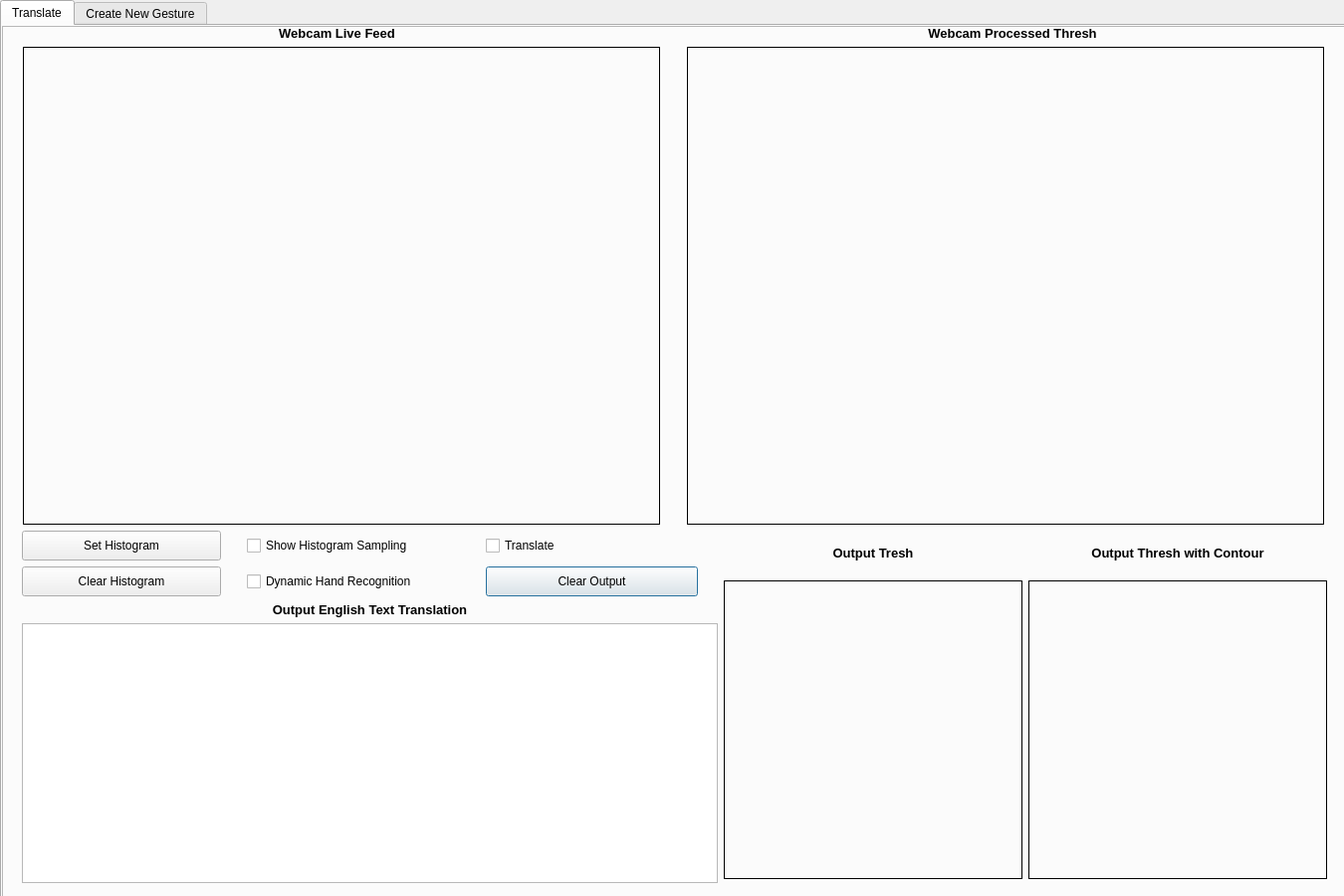
<?xml version="1.0" encoding="UTF-8"?>
<ui version="4.0">
 <class>Dialog</class>
 <widget class="QDialog" name="Dialog">
  <property name="geometry">
   <rect>
    <x>0</x>
    <y>0</y>
    <width>1350</width>
    <height>900</height>
   </rect>
  </property>
  <property name="minimumSize">
   <size>
    <width>1350</width>
    <height>870</height>
   </size>
  </property>
  <property name="windowTitle">
   <string>Dialog</string>
  </property>
  <widget class="QTabWidget" name="tabWidget">
   <property name="geometry">
    <rect>
     <x>0</x>
     <y>0</y>
     <width>1361</width>
     <height>911</height>
    </rect>
   </property>
   <property name="font">
    <font>
     <pointsize>9</pointsize>
    </font>
   </property>
   <property name="currentIndex">
    <number>0</number>
   </property>
   <widget class="QWidget" name="transTab">
    <attribute name="title">
     <string>Translate</string>
    </attribute>
    <widget class="QFrame" name="frame">
     <property name="geometry">
      <rect>
       <x>0</x>
       <y>0</y>
       <width>1350</width>
       <height>881</height>
      </rect>
     </property>
     <property name="minimumSize">
      <size>
       <width>1350</width>
       <height>870</height>
      </size>
     </property>
     <property name="frameShape">
      <enum>QFrame::StyledPanel</enum>
     </property>
     <property name="frameShadow">
      <enum>QFrame::Raised</enum>
     </property>
     <widget class="QWidget" name="verticalLayoutWidget">
      <property name="geometry">
       <rect>
        <x>0</x>
        <y>0</y>
        <width>1351</width>
        <height>871</height>
       </rect>
      </property>
      <layout class="QVBoxLayout" name="verticalLayout">
       <item>
        <layout class="QHBoxLayout" name="horizontalLayout_3">
         <item>
          <widget class="QLabel" name="label_1">
           <property name="font">
            <font>
             <pointsize>10</pointsize>
             <weight>75</weight>
             <bold>true</bold>
            </font>
           </property>
           <property name="text">
            <string>Webcam Live Feed</string>
           </property>
           <property name="alignment">
            <set>Qt::AlignCenter</set>
           </property>
          </widget>
         </item>
         <item>
          <widget class="QLabel" name="label_2">
           <property name="font">
            <font>
             <pointsize>10</pointsize>
             <weight>75</weight>
             <bold>true</bold>
            </font>
           </property>
           <property name="text">
            <string>Webcam Processed Thresh</string>
           </property>
           <property name="alignment">
            <set>Qt::AlignCenter</set>
           </property>
          </widget>
         </item>
        </layout>
       </item>
       <item>
        <layout class="QHBoxLayout" name="horizontalLayout_2">
         <item>
          <widget class="QLabel" name="videoDisplay">
           <property name="minimumSize">
            <size>
             <width>640</width>
             <height>480</height>
            </size>
           </property>
           <property name="maximumSize">
            <size>
             <width>640</width>
             <height>480</height>
            </size>
           </property>
           <property name="frameShape">
            <enum>QFrame::Box</enum>
           </property>
           <property name="text">
            <string/>
           </property>
          </widget>
         </item>
         <item>
          <widget class="QLabel" name="threshDisplay">
           <property name="minimumSize">
            <size>
             <width>640</width>
             <height>480</height>
            </size>
           </property>
           <property name="maximumSize">
            <size>
             <width>640</width>
             <height>480</height>
            </size>
           </property>
           <property name="frameShape">
            <enum>QFrame::Box</enum>
           </property>
           <property name="text">
            <string/>
           </property>
          </widget>
         </item>
        </layout>
       </item>
       <item>
        <layout class="QHBoxLayout" name="horizontalLayout_4">
         <item>
          <spacer name="horizontalSpacer_2">
           <property name="orientation">
            <enum>Qt::Horizontal</enum>
           </property>
           <property name="sizeType">
            <enum>QSizePolicy::Maximum</enum>
           </property>
           <property name="sizeHint" stdset="0">
            <size>
             <width>20</width>
             <height>40</height>
            </size>
           </property>
          </spacer>
         </item>
         <item>
          <layout class="QVBoxLayout" name="verticalLayout_2">
           <item>
            <layout class="QGridLayout" name="gridLayout_5">
             <item row="2" column="5">
              <widget class="QCheckBox" name="transCheckBox">
               <property name="font">
                <font>
                 <pointsize>9</pointsize>
                </font>
               </property>
               <property name="text">
                <string>Translate</string>
               </property>
              </widget>
             </item>
             <item row="3" column="5">
              <widget class="QPushButton" name="clearBtn">
               <property name="minimumSize">
                <size>
                 <width>200</width>
                 <height>30</height>
                </size>
               </property>
               <property name="font">
                <font>
                 <pointsize>9</pointsize>
                </font>
               </property>
               <property name="text">
                <string>Clear Output</string>
               </property>
              </widget>
             </item>
             <item row="3" column="1">
              <widget class="QPushButton" name="clrHistBtn">
               <property name="minimumSize">
                <size>
                 <width>200</width>
                 <height>30</height>
                </size>
               </property>
               <property name="font">
                <font>
                 <pointsize>9</pointsize>
                </font>
               </property>
               <property name="text">
                <string>Clear Histogram</string>
               </property>
              </widget>
             </item>
             <item row="2" column="1">
              <widget class="QPushButton" name="captureBtn">
               <property name="minimumSize">
                <size>
                 <width>200</width>
                 <height>30</height>
                </size>
               </property>
               <property name="maximumSize">
                <size>
                 <width>200</width>
                 <height>16777215</height>
                </size>
               </property>
               <property name="font">
                <font>
                 <pointsize>9</pointsize>
                </font>
               </property>
               <property name="text">
                <string>Set Histogram</string>
               </property>
              </widget>
             </item>
             <item row="3" column="6">
              <spacer name="horizontalSpacer_3">
               <property name="orientation">
                <enum>Qt::Horizontal</enum>
               </property>
               <property name="sizeType">
                <enum>QSizePolicy::Maximum</enum>
               </property>
               <property name="sizeHint" stdset="0">
                <size>
                 <width>20</width>
                 <height>20</height>
                </size>
               </property>
              </spacer>
             </item>
             <item row="3" column="3">
              <widget class="QCheckBox" name="handCheckBox">
               <property name="font">
                <font>
                 <pointsize>9</pointsize>
                </font>
               </property>
               <property name="text">
                <string>Dynamic Hand Recognition</string>
               </property>
              </widget>
             </item>
             <item row="3" column="2">
              <spacer name="horizontalSpacer">
               <property name="orientation">
                <enum>Qt::Horizontal</enum>
               </property>
               <property name="sizeType">
                <enum>QSizePolicy::Maximum</enum>
               </property>
               <property name="sizeHint" stdset="0">
                <size>
                 <width>20</width>
                 <height>20</height>
                </size>
               </property>
              </spacer>
             </item>
             <item row="2" column="3">
              <widget class="QCheckBox" name="histCheckBox">
               <property name="font">
                <font>
                 <pointsize>9</pointsize>
                </font>
               </property>
               <property name="text">
                <string>Show Histogram Sampling</string>
               </property>
              </widget>
             </item>
             <item row="3" column="4">
              <spacer name="horizontalSpacer_4">
               <property name="orientation">
                <enum>Qt::Horizontal</enum>
               </property>
               <property name="sizeType">
                <enum>QSizePolicy::Maximum</enum>
               </property>
               <property name="sizeHint" stdset="0">
                <size>
                 <width>20</width>
                 <height>20</height>
                </size>
               </property>
              </spacer>
             </item>
            </layout>
           </item>
           <item>
            <widget class="QLabel" name="label_5">
             <property name="font">
              <font>
               <pointsize>10</pointsize>
               <weight>75</weight>
               <bold>true</bold>
              </font>
             </property>
             <property name="text">
              <string>Output English Text Translation</string>
             </property>
             <property name="alignment">
              <set>Qt::AlignCenter</set>
             </property>
            </widget>
           </item>
           <item>
            <widget class="QTextBrowser" name="transOutTxt">
             <property name="font">
              <font>
               <pointsize>10</pointsize>
              </font>
             </property>
             <property name="html">
              <string>&lt;!DOCTYPE HTML PUBLIC &quot;-//W3C//DTD HTML 4.0//EN&quot; &quot;http://www.w3.org/TR/REC-html40/strict.dtd&quot;&gt;
&lt;html&gt;&lt;head&gt;&lt;meta name=&quot;qrichtext&quot; content=&quot;1&quot; /&gt;&lt;style type=&quot;text/css&quot;&gt;
p, li { white-space: pre-wrap; }
&lt;/style&gt;&lt;/head&gt;&lt;body style=&quot; font-family:'MS Shell Dlg 2'; font-size:10pt; font-weight:400; font-style:normal;&quot;&gt;
&lt;p style=&quot;-qt-paragraph-type:empty; margin-top:0px; margin-bottom:0px; margin-left:0px; margin-right:0px; -qt-block-indent:0; text-indent:0px; font-size:12pt;&quot;&gt;&lt;br /&gt;&lt;/p&gt;&lt;/body&gt;&lt;/html&gt;</string>
             </property>
            </widget>
           </item>
           <item>
            <spacer name="verticalSpacer">
             <property name="orientation">
              <enum>Qt::Vertical</enum>
             </property>
             <property name="sizeType">
              <enum>QSizePolicy::Maximum</enum>
             </property>
             <property name="sizeHint" stdset="0">
              <size>
               <width>20</width>
               <height>10</height>
              </size>
             </property>
            </spacer>
           </item>
          </layout>
         </item>
         <item>
          <layout class="QGridLayout" name="gridLayout_8">
           <item row="1" column="0">
            <widget class="QLabel" name="threshDisplay1">
             <property name="minimumSize">
              <size>
               <width>300</width>
               <height>300</height>
              </size>
             </property>
             <property name="maximumSize">
              <size>
               <width>300</width>
               <height>300</height>
              </size>
             </property>
             <property name="frameShape">
              <enum>QFrame::Box</enum>
             </property>
             <property name="text">
              <string/>
             </property>
            </widget>
           </item>
           <item row="0" column="0">
            <widget class="QLabel" name="label_3">
             <property name="maximumSize">
              <size>
               <width>16777215</width>
               <height>20</height>
              </size>
             </property>
             <property name="font">
              <font>
               <pointsize>10</pointsize>
               <weight>75</weight>
               <bold>true</bold>
              </font>
             </property>
             <property name="text">
              <string>Output Tresh</string>
             </property>
             <property name="alignment">
              <set>Qt::AlignCenter</set>
             </property>
            </widget>
           </item>
           <item row="0" column="1">
            <widget class="QLabel" name="label_4">
             <property name="maximumSize">
              <size>
               <width>16777215</width>
               <height>20</height>
              </size>
             </property>
             <property name="font">
              <font>
               <pointsize>10</pointsize>
               <weight>75</weight>
               <bold>true</bold>
              </font>
             </property>
             <property name="text">
              <string>Output Thresh with Contour</string>
             </property>
             <property name="alignment">
              <set>Qt::AlignCenter</set>
             </property>
            </widget>
           </item>
           <item row="1" column="1">
            <widget class="QLabel" name="threshDisplay2">
             <property name="minimumSize">
              <size>
               <width>300</width>
               <height>300</height>
              </size>
             </property>
             <property name="maximumSize">
              <size>
               <width>300</width>
               <height>300</height>
              </size>
             </property>
             <property name="frameShape">
              <enum>QFrame::Box</enum>
             </property>
             <property name="text">
              <string/>
             </property>
            </widget>
           </item>
          </layout>
         </item>
         <item>
          <spacer name="horizontalSpacer_5">
           <property name="orientation">
            <enum>Qt::Horizontal</enum>
           </property>
           <property name="sizeType">
            <enum>QSizePolicy::Maximum</enum>
           </property>
           <property name="sizeHint" stdset="0">
            <size>
             <width>20</width>
             <height>20</height>
            </size>
           </property>
          </spacer>
         </item>
        </layout>
       </item>
      </layout>
     </widget>
    </widget>
   </widget>
   <widget class="QWidget" name="gestTab">
    <attribute name="title">
     <string>Create New Gesture</string>
    </attribute>
    <widget class="QFrame" name="frame_2">
     <property name="geometry">
      <rect>
       <x>0</x>
       <y>0</y>
       <width>1350</width>
       <height>881</height>
      </rect>
     </property>
     <property name="frameShape">
      <enum>QFrame::StyledPanel</enum>
     </property>
     <property name="frameShadow">
      <enum>QFrame::Raised</enum>
     </property>
     <widget class="QWidget" name="horizontalLayoutWidget_2">
      <property name="geometry">
       <rect>
        <x>0</x>
        <y>0</y>
        <width>1341</width>
        <height>871</height>
       </rect>
      </property>
      <layout class="QHBoxLayout" name="horizontalLayout_6">
       <property name="sizeConstraint">
        <enum>QLayout::SetMaximumSize</enum>
       </property>
       <item>
        <spacer name="horizontalSpacer_8">
         <property name="orientation">
          <enum>Qt::Horizontal</enum>
         </property>
         <property name="sizeType">
          <enum>QSizePolicy::Maximum</enum>
         </property>
         <property name="sizeHint" stdset="0">
          <size>
           <width>40</width>
           <height>20</height>
          </size>
         </property>
        </spacer>
       </item>
       <item>
        <layout class="QVBoxLayout" name="verticalLayout_4">
         <item>
          <widget class="QLabel" name="label_12">
           <property name="font">
            <font>
             <pointsize>9</pointsize>
             <weight>75</weight>
             <bold>true</bold>
            </font>
           </property>
           <property name="text">
            <string>Instructions:</string>
           </property>
           <property name="alignment">
            <set>Qt::AlignBottom|Qt::AlignLeading|Qt::AlignLeft</set>
           </property>
          </widget>
         </item>
         <item>
          <widget class="QLabel" name="label_11">
           <property name="font">
            <font>
             <pointsize>9</pointsize>
             <weight>50</weight>
             <bold>false</bold>
            </font>
           </property>
           <property name="text">
            <string>(1) Upload the Image of the hand skin color and the Video of a hand gesture of approximately 30 seconds.
(2) Enter a valid gesture ID (integers only)
(3) Enter the corresponding English translation of the hand gesture.
(4) Click the &quot;Create Gesture&quot; button.
The video will now be processed to create threshed images of the gestures for the database.</string>
           </property>
           <property name="alignment">
            <set>Qt::AlignLeading|Qt::AlignLeft|Qt::AlignVCenter</set>
           </property>
          </widget>
         </item>
         <item>
          <layout class="QGridLayout" name="gridLayout">
           <item row="3" column="1">
            <layout class="QHBoxLayout" name="horizontalLayout_5">
             <item>
              <widget class="QPushButton" name="rotCCWBtn">
               <property name="maximumSize">
                <size>
                 <width>50</width>
                 <height>50</height>
                </size>
               </property>
               <property name="font">
                <font>
                 <pointsize>20</pointsize>
                 <weight>75</weight>
                 <bold>true</bold>
                </font>
               </property>
               <property name="text">
                <string>↶</string>
               </property>
              </widget>
             </item>
             <item>
              <widget class="QLabel" name="label_6">
               <property name="font">
                <font>
                 <pointsize>9</pointsize>
                 <weight>75</weight>
                 <bold>true</bold>
                </font>
               </property>
               <property name="text">
                <string>Gesture Sample Video
1:1 ratio only</string>
               </property>
               <property name="alignment">
                <set>Qt::AlignCenter</set>
               </property>
              </widget>
             </item>
             <item>
              <widget class="QPushButton" name="rotCWBtn">
               <property name="maximumSize">
                <size>
                 <width>50</width>
                 <height>50</height>
                </size>
               </property>
               <property name="font">
                <font>
                 <pointsize>20</pointsize>
                 <weight>75</weight>
                 <bold>true</bold>
                </font>
               </property>
               <property name="text">
                <string>↷</string>
               </property>
              </widget>
             </item>
            </layout>
           </item>
           <item row="3" column="0">
            <widget class="QLabel" name="label_7">
             <property name="font">
              <font>
               <pointsize>9</pointsize>
               <weight>75</weight>
               <bold>true</bold>
              </font>
             </property>
             <property name="text">
              <string>Hand Histogram Image
16:9 ratio only</string>
             </property>
             <property name="alignment">
              <set>Qt::AlignCenter</set>
             </property>
            </widget>
           </item>
           <item row="2" column="1">
            <widget class="QLabel" name="gestVidDisplay">
             <property name="minimumSize">
              <size>
               <width>400</width>
               <height>400</height>
              </size>
             </property>
             <property name="maximumSize">
              <size>
               <width>400</width>
               <height>400</height>
              </size>
             </property>
             <property name="frameShape">
              <enum>QFrame::Box</enum>
             </property>
             <property name="text">
              <string/>
             </property>
            </widget>
           </item>
           <item row="2" column="0">
            <widget class="QLabel" name="gestImgDisplay">
             <property name="minimumSize">
              <size>
               <width>360</width>
               <height>640</height>
              </size>
             </property>
             <property name="maximumSize">
              <size>
               <width>360</width>
               <height>640</height>
              </size>
             </property>
             <property name="frameShape">
              <enum>QFrame::Box</enum>
             </property>
             <property name="text">
              <string/>
             </property>
            </widget>
           </item>
           <item row="4" column="1">
            <spacer name="verticalSpacer_7">
             <property name="orientation">
              <enum>Qt::Vertical</enum>
             </property>
             <property name="sizeType">
              <enum>QSizePolicy::Minimum</enum>
             </property>
             <property name="sizeHint" stdset="0">
              <size>
               <width>20</width>
               <height>20</height>
              </size>
             </property>
            </spacer>
           </item>
          </layout>
         </item>
        </layout>
       </item>
       <item>
        <spacer name="horizontalSpacer_7">
         <property name="orientation">
          <enum>Qt::Horizontal</enum>
         </property>
         <property name="sizeType">
          <enum>QSizePolicy::Maximum</enum>
         </property>
         <property name="sizeHint" stdset="0">
          <size>
           <width>40</width>
           <height>20</height>
          </size>
         </property>
        </spacer>
       </item>
       <item>
        <layout class="QVBoxLayout" name="verticalLayout_3">
         <item>
          <spacer name="verticalSpacer_4">
           <property name="orientation">
            <enum>Qt::Vertical</enum>
           </property>
           <property name="sizeType">
            <enum>QSizePolicy::Minimum</enum>
           </property>
           <property name="sizeHint" stdset="0">
            <size>
             <width>20</width>
             <height>10</height>
            </size>
           </property>
          </spacer>
         </item>
         <item>
          <widget class="QPushButton" name="upImgBtn">
           <property name="minimumSize">
            <size>
             <width>0</width>
             <height>50</height>
            </size>
           </property>
           <property name="font">
            <font>
             <pointsize>9</pointsize>
            </font>
           </property>
           <property name="text">
            <string>Upload Histogram Image</string>
           </property>
          </widget>
         </item>
         <item>
          <widget class="QPlainTextEdit" name="imgFileTxt"/>
         </item>
         <item>
          <widget class="QPushButton" name="upVidBtn">
           <property name="minimumSize">
            <size>
             <width>0</width>
             <height>50</height>
            </size>
           </property>
           <property name="font">
            <font>
             <pointsize>9</pointsize>
            </font>
           </property>
           <property name="text">
            <string>Upload Gesture Video</string>
           </property>
          </widget>
         </item>
         <item>
          <widget class="QPlainTextEdit" name="vidFileTxt"/>
         </item>
         <item>
          <widget class="QLabel" name="label_9">
           <property name="minimumSize">
            <size>
             <width>0</width>
             <height>50</height>
            </size>
           </property>
           <property name="font">
            <font>
             <pointsize>9</pointsize>
             <weight>75</weight>
             <bold>true</bold>
            </font>
           </property>
           <property name="text">
            <string>Gesture ID Number</string>
           </property>
           <property name="alignment">
            <set>Qt::AlignBottom|Qt::AlignHCenter</set>
           </property>
          </widget>
         </item>
         <item>
          <widget class="QPlainTextEdit" name="IDTextEdit">
           <property name="maximumSize">
            <size>
             <width>16777215</width>
             <height>50</height>
            </size>
           </property>
          </widget>
         </item>
         <item>
          <widget class="QLabel" name="label_10">
           <property name="minimumSize">
            <size>
             <width>0</width>
             <height>30</height>
            </size>
           </property>
           <property name="font">
            <font>
             <pointsize>9</pointsize>
             <weight>75</weight>
             <bold>true</bold>
            </font>
           </property>
           <property name="text">
            <string>Gesture English Translation</string>
           </property>
           <property name="alignment">
            <set>Qt::AlignBottom|Qt::AlignHCenter</set>
           </property>
          </widget>
         </item>
         <item>
          <widget class="QPlainTextEdit" name="EngTextEdit">
           <property name="maximumSize">
            <size>
             <width>16777215</width>
             <height>50</height>
            </size>
           </property>
          </widget>
         </item>
         <item>
          <spacer name="verticalSpacer_6">
           <property name="orientation">
            <enum>Qt::Vertical</enum>
           </property>
           <property name="sizeType">
            <enum>QSizePolicy::Minimum</enum>
           </property>
           <property name="sizeHint" stdset="0">
            <size>
             <width>20</width>
             <height>20</height>
            </size>
           </property>
          </spacer>
         </item>
         <item>
          <widget class="QPushButton" name="newGestBtn">
           <property name="minimumSize">
            <size>
             <width>0</width>
             <height>50</height>
            </size>
           </property>
           <property name="font">
            <font>
             <pointsize>9</pointsize>
            </font>
           </property>
           <property name="text">
            <string>Create Gesture</string>
           </property>
          </widget>
         </item>
         <item>
          <widget class="QLabel" name="label_8">
           <property name="minimumSize">
            <size>
             <width>0</width>
             <height>50</height>
            </size>
           </property>
           <property name="font">
            <font>
             <pointsize>9</pointsize>
             <weight>75</weight>
             <bold>true</bold>
            </font>
           </property>
           <property name="text">
            <string>Output</string>
           </property>
           <property name="alignment">
            <set>Qt::AlignBottom|Qt::AlignHCenter</set>
           </property>
          </widget>
         </item>
         <item>
          <widget class="QTextBrowser" name="gestOutTxt">
           <property name="minimumSize">
            <size>
             <width>0</width>
             <height>150</height>
            </size>
           </property>
          </widget>
         </item>
         <item>
          <spacer name="verticalSpacer_5">
           <property name="orientation">
            <enum>Qt::Vertical</enum>
           </property>
           <property name="sizeType">
            <enum>QSizePolicy::Minimum</enum>
           </property>
           <property name="sizeHint" stdset="0">
            <size>
             <width>20</width>
             <height>10</height>
            </size>
           </property>
          </spacer>
         </item>
        </layout>
       </item>
       <item>
        <spacer name="horizontalSpacer_6">
         <property name="orientation">
          <enum>Qt::Horizontal</enum>
         </property>
         <property name="sizeType">
          <enum>QSizePolicy::Maximum</enum>
         </property>
         <property name="sizeHint" stdset="0">
          <size>
           <width>40</width>
           <height>20</height>
          </size>
         </property>
        </spacer>
       </item>
      </layout>
     </widget>
    </widget>
   </widget>
  </widget>
 </widget>
 <resources/>
 <connections/>
</ui>
